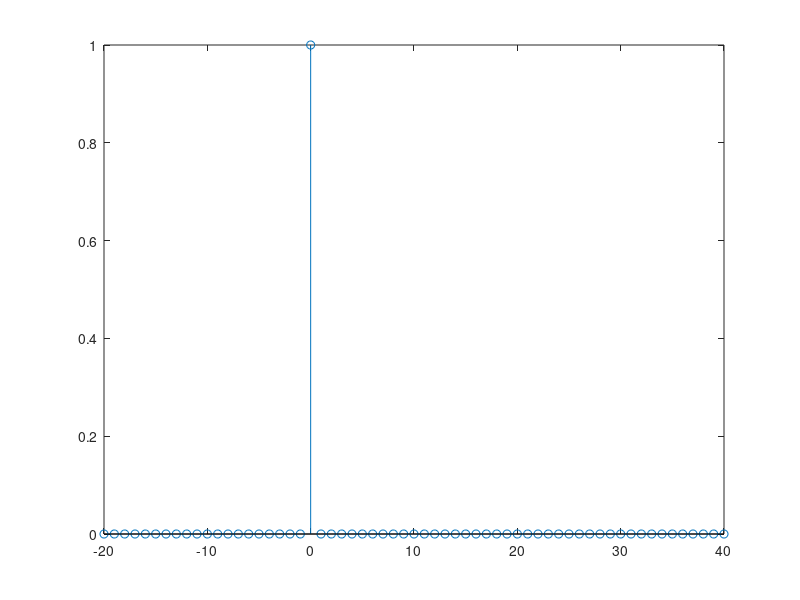
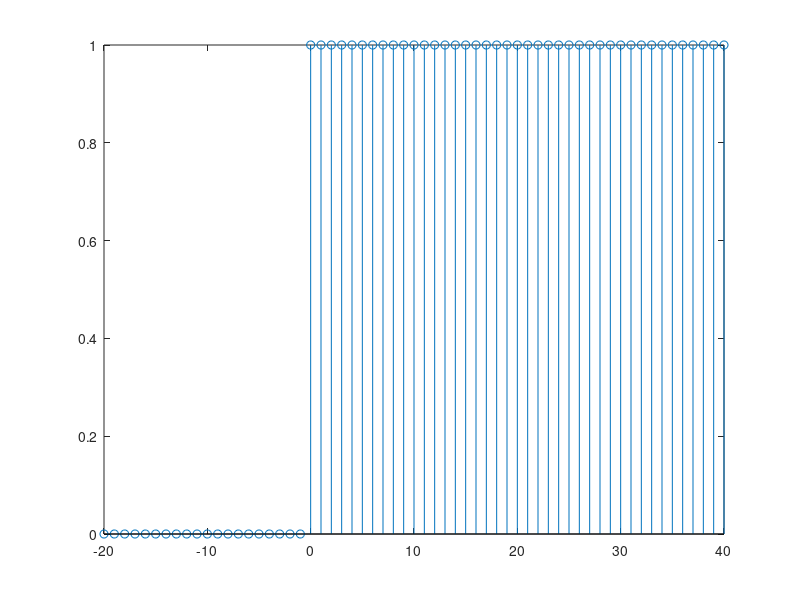
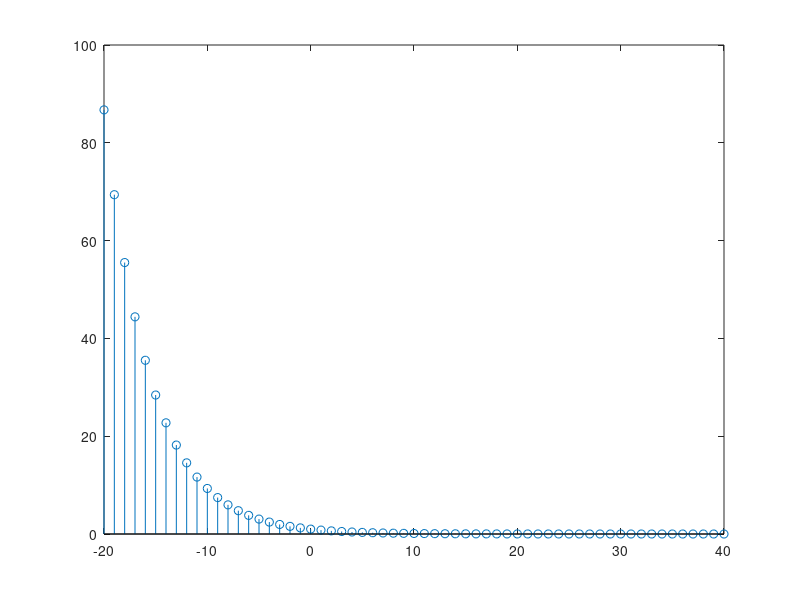
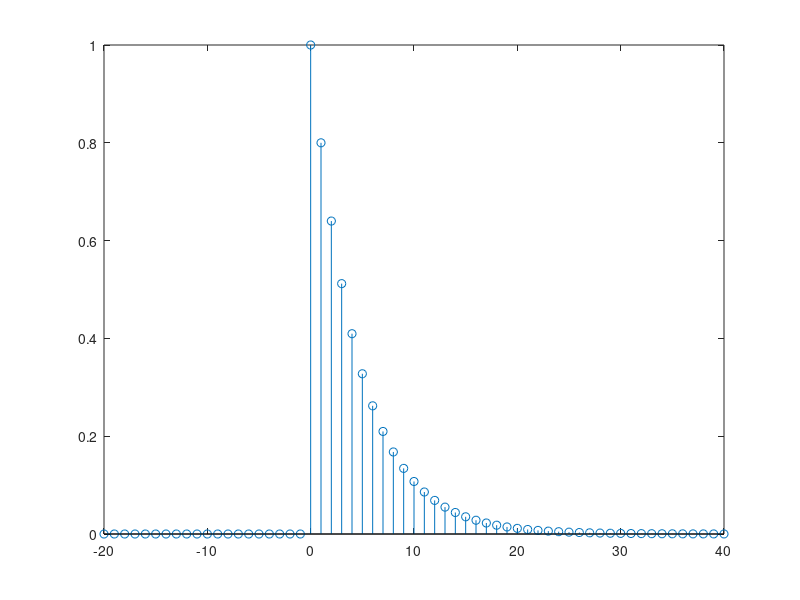

Recreate these plots in MATLAB, in order. (Note: this script raises an error after producing the figures.)
% M.2.1 Visualisierung Diskreter Signale

% Aufgabe 2.1

% Initialisierung
close; clear; clc;

k = -20:1:40;

% Delta-Folge
y = zeros(size(k));
idy = k == 0;
y(idy) = 1;
figure('Name','Delta-Folge', 'NumberTitle','off');
stem(k, y);

% Sprungfolge
y = zeros(size(k));
idy = k >= 0;
y(idy) = 1;
figure('Name','Sprungfolge', 'NumberTitle','off');
stem(k, y);

% reelle Exponentialfolge
y = 0.8.^k;
figure('Name','reelle Exponentialfolge', 'NumberTitle','off');
stem(k, y);

% reelle kausale Exponentialfolge
y = zeros(size(k));
idy = k >= 0;
y(idy) = 0.8.^k(idy);
figure('Name','reelle kausale Exponentialfolge', 'NumberTitle','off');
stem(k, y);

% komplexe Expinentialfolge
y = (0.9*exp(1i*pi/10)).^k;
figure('Name','komplexe Exponentialfolge', 'NumberTitle','off');
stemcomplex(k, y);
